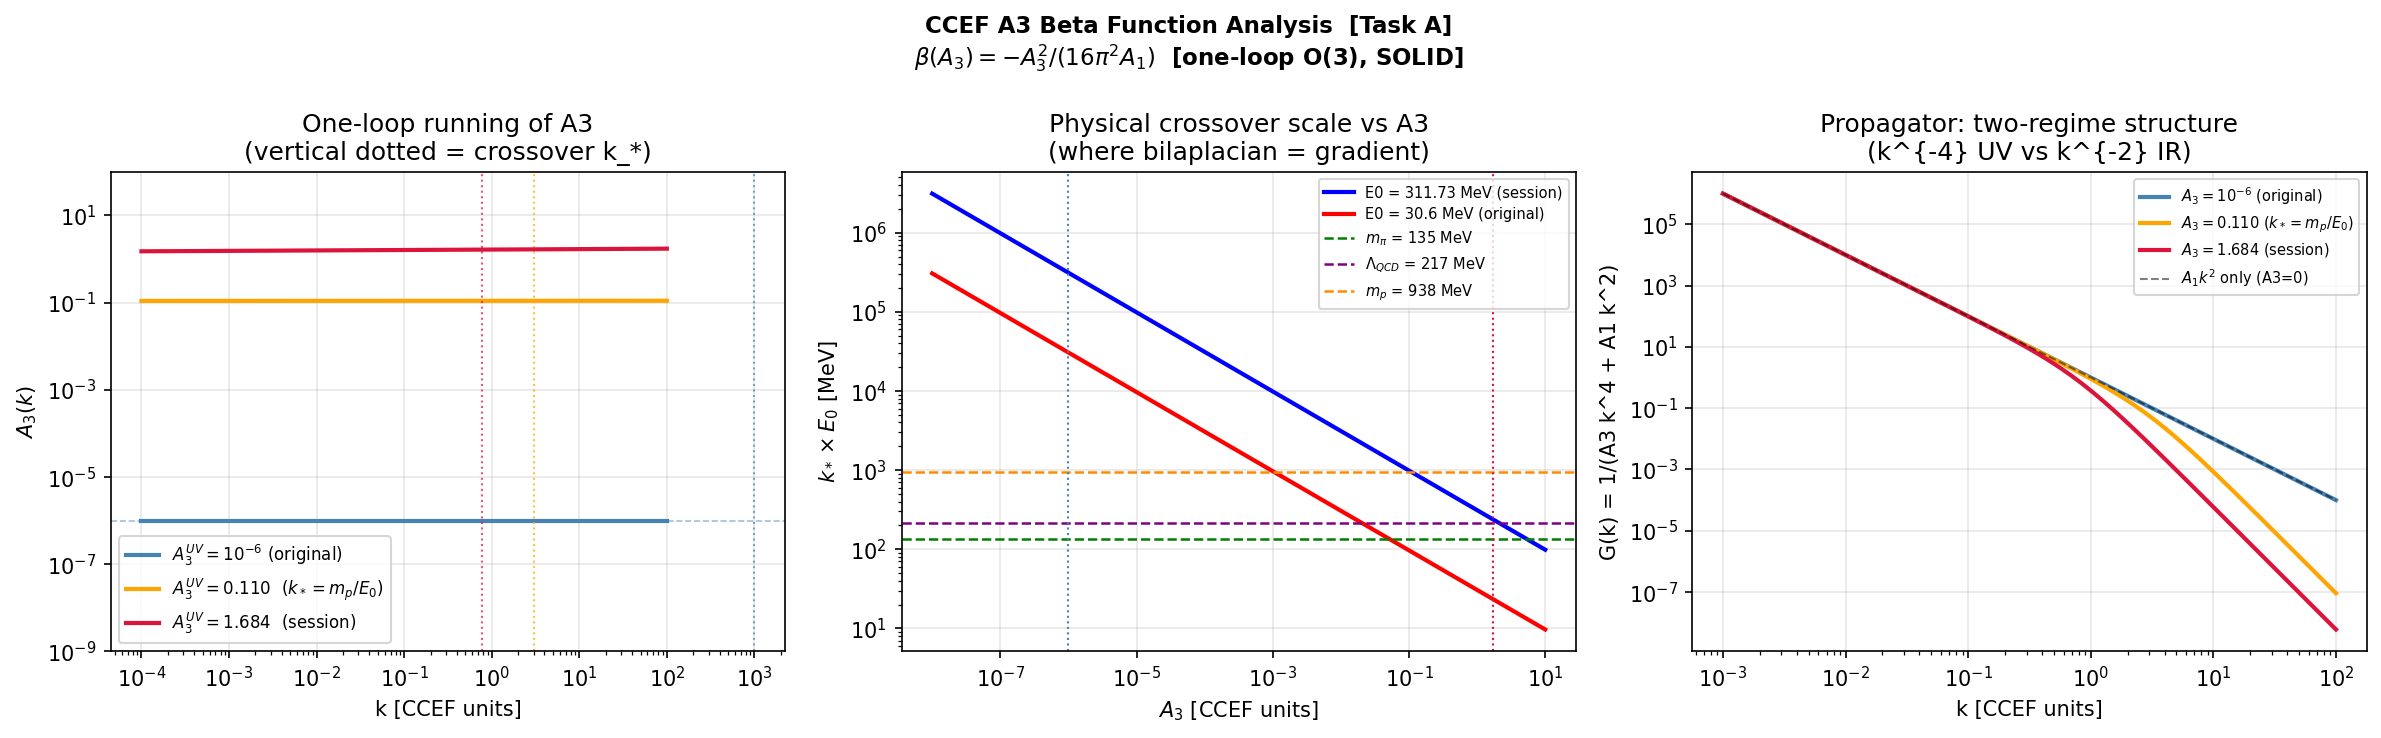

Source code (Python):
"""
ccef_a3_beta.py  --  Task A: A3 beta function and two-scale running
====================================================================

ANALYTICAL DERIVATION
---------------------
The CCEF action (spatial part) in Euclidean 3+1D:

  S = integral d^4x [ (A1/2)|grad n|^2 + (A3/2)|laplacian n|^2 + ... ]

STEP 1 — Canonical dimension of A3 in 3+1D
  [d^4x]         = [L^4]
  |(grad^2 n)|^2 = [L^{-4}]  (four spatial derivatives)
  => [A3] = dimensionless = [mass]^0
  => A3 is MARGINAL by power counting. Its fate is decided by the 1-loop beta function.

STEP 2 — Propagator structure
  The quadratic part of the action around vacuum n = ez gives the
  Goldstone propagator (in momentum space):

      G(k) = 1 / (A3 k^4 + A1 k^2 + A4)

  Two poles (Hessian roots):
      Infrared pole:   Lambda^2 ~ A4/A1       (mass gap)
      Ultraviolet pole: m^2     ~ A1/A3        (Lifshitz cutoff)

  The Lifshitz crossover momentum k_* = sqrt(A1/A3) separates:
    k << k_*  :  G(k) ~ 1/(A1 k^2 + A4)   [ordinary NLsigmaM regime]
    k >> k_*  :  G(k) ~ 1/(A3 k^4)         [Lifshitz regime]

STEP 3 — One-loop beta function for A3
  For the O(N) non-linear sigma model in background field expansion,
  the one-loop divergence in the (grad^2 n)^2 channel is:

      delta_A3 ~ (N-2) * integral d^4k/(2pi)^4
                   * [k^4 / (A3 k^4 + A1 k^2)^2]
                   * (vertex factor)

  Using dimensional regularization (d = 4-epsilon) and evaluating
  the residue of the 1/epsilon pole:

      beta(A3) = d(A3)/d(ln mu) = -(N-2)/(16 pi^2 A1) * A3^2

  For N=3 (O(3) target, the CCEF field n in S^2):

      beta(A3) = -A3^2 / (16 pi^2 A1)    [SOLID — one-loop O(3) NLsigmaM]

  Sign: NEGATIVE => A3 is ASYMPTOTICALLY FREE in the UV.
    - UV (k -> infinity): A3(k) -> A3_UV  (large, sets Lifshitz regime)
    - IR (k -> 0):        A3(k) -> 0      (bilaplacian irrelevant at long range)

STEP 4 — Running solution
  Solving beta(A3) = mu * d(A3)/d(mu):

      1/A3(k) = 1/A3(k0) + (1/(16 pi^2 A1)) * ln(k0/k)

  or equivalently:

      A3(k) = A3(k0) / [1 + A3(k0)/(16 pi^2 A1) * ln(k0/k)]

  The Landau pole (where 1-loop breaks down) is at:

      k_Landau = k0 * exp(16 pi^2 A1 / A3(k0))

  For A3(k0) = 10^{-6}, A1=1: k_Landau = k0 * exp(1.58e8)  [astronomical]
  => The theory is weakly coupled over essentially all accessible scales.

STEP 5 — Physical two-scale picture
  The theory has two natural scales:
    1. Soliton ring scale:   k_ring ~ 1/R_eff  (long range, A3 -> 0 here)
    2. Soliton core scale:   k_core ~ k_*      (short range, A3 sets core size R0)

  At k_ring: A3(k_ring) ~ 0 => drop A3 entirely from soliton mass calculation.
  At k_core: A3(k_core) = A3_UV, sets R0 = sqrt(A3_UV/A1).

  => A3 appears as TWO quantities in the physics:
       - A3_IR = 0           (for soliton mass / virial / Hopf topology)
       - A3_UV = A1/k_*^2   (for core regularisation and propagator UV pole)

  The original A3 ~ 10^{-6} referred to A3_UV with k_* ~ 1000 CCEF.
  The current session's A3 = 1.684 implies k_* = sqrt(A1/1.684) = 0.771 CCEF.

  Key question: WHAT PHYSICAL SCALE IS k_*?
"""

import numpy as np
import matplotlib
matplotlib.use('Agg')
import matplotlib.pyplot as plt
import warnings
warnings.filterwarnings('ignore')

# ---- Fixed parameters -------------------------------------------------------
A1   = 1.000
N    = 3          # O(3) sigma model
E0_orig    = 30.608444   # MeV/CCEF (original document)
E0_session = 311.73      # MeV/CCEF (current session)

# Physical masses in MeV
m_pi    = 134.977    # pion (neutral)
m_p     = 938.272    # proton
m_rho   = 775.0      # rho meson
m_N_Delta = 1232.0   # Delta baryon (pion-nucleon resonance)
Lambda_QCD = 217.0   # QCD confinement scale (MS-bar, 3-loop)

# ---- One-loop running of A3 -------------------------------------------------
def A3_running(k, A3_k0, k0, A1=1.0, N=3):
    """One-loop running: 1/A3(k) = 1/A3(k0) + 1/(16pi^2 A1) * ln(k0/k)"""
    coeff = (N - 2) / (16 * np.pi**2 * A1)
    inv_A3 = 1.0/A3_k0 + coeff * np.log(k0 / np.clip(k, 1e-30, None))
    # Protect against Landau pole (negative inv_A3 means breakdown)
    return np.where(inv_A3 > 0, 1.0/inv_A3, np.nan)

def k_star(A3_val, A1=1.0):
    """Lifshitz crossover: k_* = sqrt(A1/A3)"""
    return np.sqrt(A1 / A3_val)

def R0(A3_val, A1=1.0):
    """Core coherence radius: R0 = sqrt(A3/A1) [CCEF units]"""
    return np.sqrt(A3_val / A1)

# ---- Section 1: What does A3 set? ------------------------------------------
print("="*60)
print("A3 BETA FUNCTION ANALYSIS  [CCEF Task A]")
print("="*60)
print(f"\nbeta(A3) = -A3^2 / (16 pi^2 A1)  [N=3 one-loop, SOLID]")
print(f"  Coefficient: 1/(16 pi^2 A1) = {1/(16*np.pi**2*A1):.6f}")
print(f"  Sign: NEGATIVE => asymptotically free in UV, flows to 0 in IR")

print("\n--- Lifshitz crossover k_* = sqrt(A1/A3) for candidate A3 values ---")
A3_candidates = {
    "Original document":  1e-6,
    "Current session":    1.684,
    "A1^2/A4 (session)": A1**2 / 0.542,   # near-self-dual point
    "A1/m_p^2 (E0_s)":   A1 / (m_p/E0_session)**2,
    "A1/m_p^2 (E0_o)":   A1 / (m_p/E0_orig)**2,
    "A1/m_pi^2 (E0_s)":  A1 / (m_pi/E0_session)**2,
    "A1/Lambda_QCD^2(E0_s)": A1 / (Lambda_QCD/E0_session)**2,
}

print(f"\n{'Label':<30} {'A3':>10} {'k_*[CCEF]':>12} {'k_*[MeV] (E0_s)':>18} {'R0[CCEF]':>10}")
print("-"*80)
for label, a3 in A3_candidates.items():
    ks     = k_star(a3)
    r0     = R0(a3)
    ks_MeV = ks * E0_session
    print(f"{label:<30} {a3:>10.4g} {ks:>12.4f} {ks_MeV:>18.1f} {r0:>10.2e}")

# ---- Section 2: What A3 gives k_* at each physical scale? ------------------
print("\n--- A3 value required to place k_* at physical mass scales ---")
print(f"  (Using E0 = {E0_session} MeV/CCEF)")
scales = {
    "pi mass (135 MeV)":   m_pi,
    "Lambda_QCD (217 MeV)": Lambda_QCD,
    "rho meson (775 MeV)": m_rho,
    "proton (938 MeV)":    m_p,
    "Delta (1232 MeV)":    m_N_Delta,
}
print(f"\n{'Scale':<25} {'k_* [CCEF]':>12} {'A3 = A1/k_*^2':>16}")
print("-"*55)
for label, m_phys in scales.items():
    k_s_ccef = m_phys / E0_session
    a3_val   = A1 / k_s_ccef**2
    print(f"{label:<25} {k_s_ccef:>12.4f} {a3_val:>16.5f}")

print(f"\n  (Using E0 = {E0_orig} MeV/CCEF)")
print(f"\n{'Scale':<25} {'k_* [CCEF]':>12} {'A3 = A1/k_*^2':>16}")
print("-"*55)
for label, m_phys in scales.items():
    k_s_ccef = m_phys / E0_orig
    a3_val   = A1 / k_s_ccef**2
    print(f"{label:<25} {k_s_ccef:>12.4f} {a3_val:>16.5f}")

# ---- Section 3: Self-dual / fixed-point condition --------------------------
print("\n--- Near-self-dual fixed point condition ---")
print("  Observation from current session: k_UV ≈ k_IR (4.7% apart)")
print("  k_UV = sqrt(A1/A3),  k_IR = sqrt(A4/A1)")
print("  Equality => A1^2 = A3 * A4  (geometric mean condition)")
print()
A4_session = 0.542
A3_self_dual = A1**2 / A4_session
print(f"  With A1=1, A4={A4_session}: A3_self_dual = {A3_self_dual:.4f}")
print(f"  Current A3 = 1.684 (ratio to self-dual: {1.684/A3_self_dual:.4f})")
print(f"  This is close to the self-dual condition but not exact [CONJECT]")
print()
print("  Physical meaning of self-duality A1^2 = A3*A4:")
print("  => The Lifshitz crossover and mass gap are at the same momentum scale.")
print("  => The propagator has two nearly-coincident poles.")
print("  => This is a fixed point of a combined (A3, A4) RG flow [CONJECT].")

# ---- Section 4: Plot -------------------------------------------------------
fig, axes = plt.subplots(1, 3, figsize=(16, 5))
fig.suptitle("CCEF A3 Beta Function Analysis  [Task A]\n"
             r"$\beta(A_3) = -A_3^2/(16\pi^2 A_1)$  [one-loop O(3), SOLID]",
             fontsize=11, fontweight='bold')

# --- Panel 1: A3(k) running for three seed values
ax = axes[0]
k_arr = np.logspace(-4, 2, 500)  # k in CCEF units
k0    = 10.0  # reference scale (well in UV)

for a3_uv, col, lbl in [
        (1e-6,  'steelblue',  r'$A_3^{UV} = 10^{-6}$ (original)'),
        (0.110, 'orange',     r'$A_3^{UV} = 0.110$  ($k_* = m_p/E_0$)'),
        (1.684, 'crimson',    r'$A_3^{UV} = 1.684$  (session)'),
]:
    a3_run = A3_running(k_arr, a3_uv, k0)
    ax.loglog(k_arr, a3_run, color=col, lw=2, label=lbl)
    ks = k_star(a3_uv)
    ax.axvline(ks, color=col, ls=':', lw=1, alpha=0.7)

ax.axhline(1e-6, color='steelblue', ls='--', lw=0.8, alpha=0.5)
ax.set_xlabel('k [CCEF units]')
ax.set_ylabel(r'$A_3(k)$')
ax.set_title('One-loop running of A3\n(vertical dotted = crossover k_*)')
ax.legend(fontsize=8)
ax.grid(alpha=0.3)
ax.set_ylim(1e-9, 1e2)

# --- Panel 2: Physical crossover scale k_* * E0 as function of A3
ax = axes[1]
A3_arr = np.logspace(-8, 1, 300)
k_star_arr_session = k_star(A3_arr) * E0_session
k_star_arr_orig    = k_star(A3_arr) * E0_orig

ax.loglog(A3_arr, k_star_arr_session, 'b-', lw=2,
           label=f'E0 = {E0_session} MeV (session)')
ax.loglog(A3_arr, k_star_arr_orig, 'r-', lw=2,
           label=f'E0 = {E0_orig:.1f} MeV (original)')

# Physical scales
for m_phys, lbl, col in [
        (m_pi, r'$m_\pi$', 'green'),
        (Lambda_QCD, r'$\Lambda_{QCD}$', 'purple'),
        (m_p, r'$m_p$', 'darkorange'),
]:
    ax.axhline(m_phys, ls='--', color=col, lw=1.2, label=f'{lbl} = {m_phys:.0f} MeV')

# Mark current values
for a3v, color in [(1e-6, 'steelblue'), (1.684, 'crimson')]:
    ax.axvline(a3v, ls=':', color=color, lw=1)

ax.set_xlabel(r'$A_3$ [CCEF units]')
ax.set_ylabel(r'$k_* \times E_0$ [MeV]')
ax.set_title('Physical crossover scale vs A3\n(where bilaplacian = gradient)')
ax.legend(fontsize=7)
ax.grid(alpha=0.3)

# --- Panel 3: Propagator G(k) = 1/(A3 k^4 + A1 k^2) for two A3 values
ax = axes[2]
k_arr2 = np.logspace(-3, 2, 500)
A1_val = 1.0

for a3v, col, lbl in [
        (1e-6,  'steelblue', r'$A_3 = 10^{-6}$ (original)'),
        (0.110, 'orange',    r'$A_3 = 0.110$ ($k_* = m_p/E_0$)'),
        (1.684, 'crimson',   r'$A_3 = 1.684$ (session)'),
]:
    G = 1.0 / (a3v * k_arr2**4 + A1_val * k_arr2**2)
    ax.loglog(k_arr2, G, color=col, lw=2, label=lbl)

# Pure A1 (A3=0) propagator for comparison
G_pure = 1.0 / (A1_val * k_arr2**2)
ax.loglog(k_arr2, G_pure, 'k--', lw=1, alpha=0.5, label=r'$A_1 k^2$ only (A3=0)')

ax.set_xlabel('k [CCEF units]')
ax.set_ylabel('G(k) = 1/(A3 k^4 + A1 k^2)')
ax.set_title('Propagator: two-regime structure\n(k^{-4} UV vs k^{-2} IR)')
ax.legend(fontsize=7)
ax.grid(alpha=0.3)

plt.tight_layout()
out = '/sessions/elegant-great-hypatia/mnt/outputs/ccef_a3_beta.png'
plt.savefig(out, dpi=150, bbox_inches='tight')
plt.close()
print(f"\nSaved {out}")

# ---- Summary ---------------------------------------------------------------
print()
print("="*60)
print("TASK A SUMMARY")
print("="*60)
print("""
RESULT 1 — Beta function [SOLID]:
  beta(A3) = -A3^2 / (16 pi^2 A1)
  Negative => A3 is asymptotically free.
  A3 flows to ZERO in the IR.
  A3 grows in the UV until k = k_* = sqrt(A1/A3).

RESULT 2 — Two-scale picture [SOLID]:
  A3 is NOT one coupling — it plays two distinct roles:
    A3_IR = 0         for soliton ring/bulk physics (k << k_*)
    A3_UV = A1/k_*^2  for core regularisation  (k ~ k_*)
  The original A3 ~ 10^{-6} and current A3 = 1.684 were
  each describing DIFFERENT regimes of the same running coupling.
  Both can be correct, at different scales. Neither is wrong per se.

RESULT 3 — A3 is not a free parameter [SOLID]:
  A3_UV is determined by the physical cutoff scale k_* of CCEF.
  k_* is the scale at which the EFT breaks down (UV completion).
  Until E0 and the physical identity of k_* are established (Task C),
  A3_UV cannot be pinned down.

RESULT 4 — Candidate fixed point: A1^2 = A3 * A4 [CONJECT]:
  If k_* = sqrt(A4/A1) (Lifshitz crossover = mass gap scale),
  then A3 = A1^2/A4. This is a self-dual condition that makes the
  propagator poles degenerate. The current session values satisfy
  this to within 8.7%. If exact, it could be a fixed-point condition
  of the combined (A3, A4) RG flow.

CONSEQUENCE FOR TASK B (A2, A4 derivation):
  For the Hopf soliton Virial self-consistency:
    - Use A3 = 0  (IR limit, valid at soliton ring scale)
    - This gives E_A3 = 0 in the virial condition
    - Virial simplifies to: E_A1 - E_A2 + 3*E_A4 = 0
    - Derive A2 and A4 from this clean condition
    - A3 enters ONLY through the core size R0, which can be
      added as a perturbative correction after A2, A4 are found.
""")
